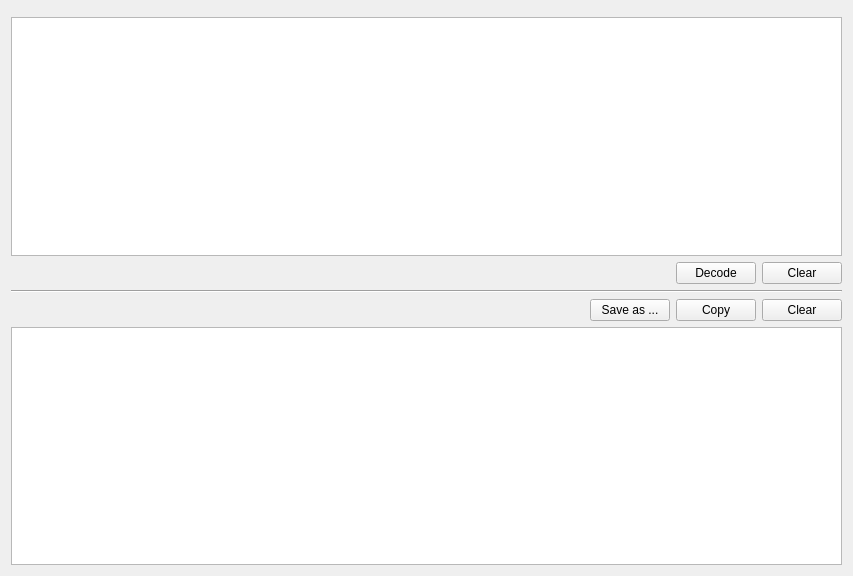
<?xml version="1.0" encoding="UTF-8"?>
<ui version="4.0">
 <class>Base64DecoderModuleWidget</class>
 <widget class="QWidget" name="Base64DecoderModuleWidget">
  <property name="geometry">
   <rect>
    <x>0</x>
    <y>0</y>
    <width>853</width>
    <height>576</height>
   </rect>
  </property>
  <property name="windowTitle">
   <string>Form</string>
  </property>
  <layout class="QVBoxLayout" name="verticalLayout">
   <item>
    <widget class="FileUploadWidget" name="fileUploadWidget" native="true"/>
   </item>
   <item>
    <widget class="QPlainTextEdit" name="inputEdit"/>
   </item>
   <item>
    <layout class="QHBoxLayout" name="horizontalLayout">
     <item>
      <spacer name="horizontalSpacer">
       <property name="orientation">
        <enum>Qt::Horizontal</enum>
       </property>
       <property name="sizeHint" stdset="0">
        <size>
         <width>40</width>
         <height>20</height>
        </size>
       </property>
      </spacer>
     </item>
     <item>
      <widget class="QPushButton" name="decodeButton">
       <property name="text">
        <string>Decode</string>
       </property>
      </widget>
     </item>
     <item>
      <widget class="QPushButton" name="clearInputButton">
       <property name="text">
        <string>Clear</string>
       </property>
      </widget>
     </item>
    </layout>
   </item>
   <item>
    <widget class="Line" name="line">
     <property name="orientation">
      <enum>Qt::Horizontal</enum>
     </property>
    </widget>
   </item>
   <item>
    <layout class="QHBoxLayout" name="horizontalLayout_2">
     <item>
      <spacer name="horizontalSpacer_2">
       <property name="orientation">
        <enum>Qt::Horizontal</enum>
       </property>
       <property name="sizeHint" stdset="0">
        <size>
         <width>40</width>
         <height>20</height>
        </size>
       </property>
      </spacer>
     </item>
     <item>
      <widget class="QPushButton" name="saveOutputAsFileButton">
       <property name="text">
        <string>Save as ...</string>
       </property>
      </widget>
     </item>
     <item>
      <widget class="QPushButton" name="copyOutputButton">
       <property name="text">
        <string>Copy</string>
       </property>
      </widget>
     </item>
     <item>
      <widget class="QPushButton" name="clearOutputButton">
       <property name="text">
        <string>Clear</string>
       </property>
      </widget>
     </item>
    </layout>
   </item>
   <item>
    <widget class="QPlainTextEdit" name="outputEdit"/>
   </item>
  </layout>
 </widget>
 <customwidgets>
  <customwidget>
   <class>FileUploadWidget</class>
   <extends>QWidget</extends>
   <header>widgets/fileuploadwidget.hpp</header>
   <container>1</container>
  </customwidget>
 </customwidgets>
 <resources/>
 <connections/>
</ui>
